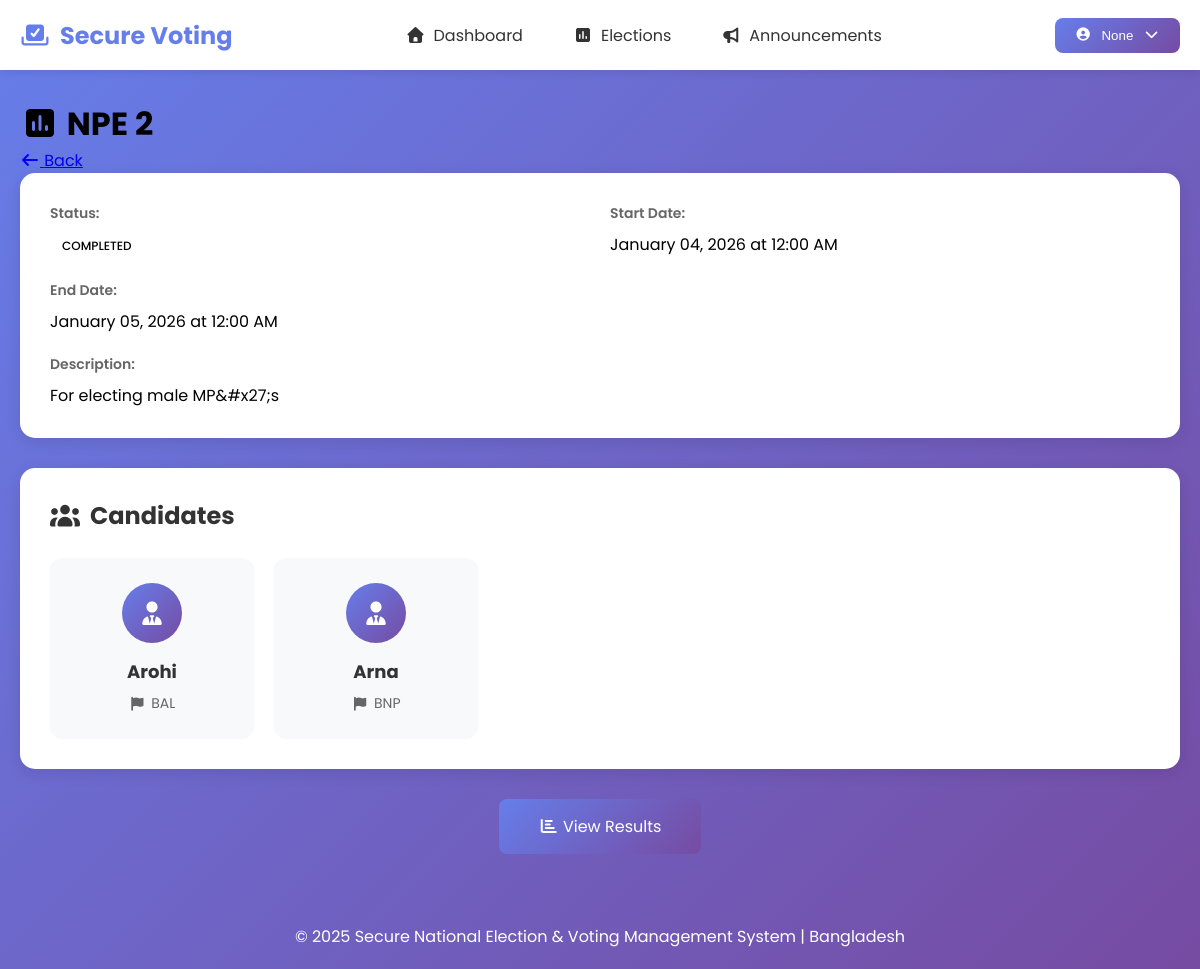
Screenshot of /election/ELECTION_6F59BD708EF3 (signed in) with the database file from the repository.
### tables this page shows
CREATE TABLE elections (
            election_id TEXT PRIMARY KEY,
            title_encrypted TEXT NOT NULL,
            description_encrypted TEXT,
            start_date TEXT NOT NULL,
            end_date TEXT NOT NULL,
            created_by TEXT NOT NULL,
            status TEXT DEFAULT 'upcoming',
            created_at TEXT NOT NULL,
            FOREIGN KEY (created_by) REFERENCES users(user_id)
        );

CREATE TABLE candidates (
            candidate_id TEXT PRIMARY KEY,
            election_id TEXT NOT NULL,
            name_encrypted TEXT NOT NULL,
            party_encrypted TEXT,
            description_encrypted TEXT,
            symbol_encrypted TEXT,
            created_at TEXT NOT NULL,
            FOREIGN KEY (election_id) REFERENCES elections(election_id)
        );

### routes/election_routes.py (the view)
@election_bp.route('/<election_id>')
@require_auth
def view_election(election_id):
    user_id = session.get('user_id')
    election = election_model.get_election(election_id)
    if not election:
        flash('Election not found', 'error')
        return redirect(url_for('election.list_elections'))
    try:
        election['title'] = encryption_middleware.decrypt_data(
            election['title_encrypted'],
            election['created_by']
        ) or "Election"
        if election['description_encrypted']:
            election['description'] = encryption_middleware.decrypt_data(
                election['description_encrypted'],
                election['created_by']
            )
    except:
        election['title'] = "Election"
        election['description'] = ""
    candidates = election_model.get_candidates(election_id)
    for candidate in candidates:
        try:
            candidate['name'] = encryption_middleware.decrypt_data(
                candidate['name_encrypted'],
                election['created_by']
            ) or "Candidate"
            candidate['party'] = encryption_middleware.decrypt_data(
                candidate['party_encrypted'],
                election['created_by']
            ) or ""
        except:
            candidate['name'] = "Candidate"
            candidate['party'] = ""
    return render_template('election/view.html',
                         election=election,
                         candidates=candidates)

### app.py (called while the page is built, shortened)
@app.template_filter('format_date')
def format_date(date_string):
    from datetime import datetime
    try:
        dt = datetime.fromisoformat(date_string)
        return dt.strftime('%B %d, %Y at %I:%M %p')
    except:
        return date_string

@app.context_processor
def inject_user():
    if 'user_id' in session:
        return {
            'current_user': {
                'user_id': session.get('user_id'),
                'username': session.get('username'),
                'role': session.get('role'),
                'is_verified': session.get('is_verified')
            }
        }
    return {'current_user': None}

@app.before_request
def before_request():
    from datetime import timedelta
    from auth.session_manager import SessionManager
    from config import Config
    if request.endpoint and (
        request.endpoint.startswith('static') or
        request.endpoint.startswith('auth.') or
        request.endpoint == 'index' or
        request.endpoint == 'about' or
        request.endpoint == 'contact'
    ):
        return None
    if 'user_id' in session:
        if session.get('remember_me'):
            app.permanent_session_lifetime = timedelta(days=30)
            session.permanent = True
        else:
            app.permanent_session_lifetime = timedelta(seconds=app.config['SESSION_LIFETIME'])
            session.permanent = True
    else:
        app.permanent_session_lifetime = timedelta(seconds=app.config['SESSION_LIFETIME'])

@app.after_request
def after_request(response):
    response.headers['X-Content-Type-Options'] = 'nosniff'
    response.headers['X-Frame-Options'] = 'SAMEORIGIN'
    response.headers['X-XSS-Protection'] = '1; mode=block'
    return response

### crypto/ecc.py (called while the page is built)
    def __eq__(self, other):
        if isinstance(other, Point):
            return self.x == other.x and self.y == other.y and self.curve == other.curve
        return False

    def is_infinity(self):
        return self.x is None and self.y is None

    def scalar_mult(self, k, point):
        if k == 0:
            return self.infinity
        if k < 0:
            k = -k
            point = Point(point.x, -point.y % self.p, self)
        result = self.infinity
        addend = point
        while k:
            if k & 1:
                result = self.point_add(result, addend)
            addend = self.point_add(addend, addend)
            k >>= 1
        return result

### templates/election/view.html (shortened to what this page needs)
{% extends "base.html" %}
{% block content %}
<div class="container">
    <div class="page-header">
        <h1><i class="fas fa-poll"></i> {{ election.title }}</h1>
        <a href="{{ url_for('election.list_elections') }}" class="btn-secondary">
            <i class="fas fa-arrow-left"></i> Back
        </a>
    </div>
    <div class="election-details">
        <div class="detail-card">
            <div class="detail-row">
                <span class="label">Status:</span>
                <span class="badge badge-{{ election.status }}">{{ election.status|upper }}</span>
            </div>
            <div class="detail-row">
                <span class="label">Start Date:</span>
                <span>{{ election.start_date|format_date }}</span>
            </div>
            <div class="detail-row">
                <span class="label">End Date:</span>
                <span>{{ election.end_date|format_date }}</span>
            </div>
            {% if election.description %}
            <div class="detail-row full">
                <span class="label">Description:</span>
                <p>{{ election.description }}</p>
            </div>
            {% endif %}
        </div>
    </div>
    <div class="candidates-section">
        <h2><i class="fas fa-users"></i> Candidates</h2>
        {% if candidates %}
        <div class="candidates-grid">
            {% for candidate in candidates %}
            <div class="candidate-card">
                <div class="candidate-icon">
                    <i class="fas fa-user-tie"></i>
                </div>
                <h3>{{ candidate.name }}</h3>
                {% if candidate.party %}
                <p class="party"><i class="fas fa-flag"></i> {{ candidate.party }}</p>
                {% endif %}
            </div>
            {% endfor %}
        </div>
        {% else %}
        <p class="empty-state">No candidates added yet.</p>
        {% endif %}
    </div>
    {% if election.status == 'completed' %}
    <div class="results-link">
        <a href="{{ url_for('election.view_results', election_id=election.election_id) }}" class="btn-primary btn-lg">
            <i class="fas fa-chart-bar"></i> View Results
        </a>
    </div>
    {% endif %}
</div>
{% endblock %}

### static/css/style.css (style rules this page uses)
* { margin: 0; padding: 0; box-sizing: border-box; }
body { font-family: 'Poppins', sans-serif; background: linear-gradient(135deg, #667eea 0%, #764ba2 100%); min-height: 100vh; }
.btn-primary { padding: 10px 25px; background: linear-gradient(135deg, #667eea, #764ba2); color: white; border: none; border-radius: 8px; cursor: pointer; transition: all 0.3s ease; text-decoration: none; display: inline-block; }
.badge { padding: 5px 12px; border-radius: 20px; font-size: 12px; font-weight: 500; }

### templates/election/view.html (style rules this page uses)
.election-details { background: white; border-radius: 15px; padding: 30px; margin-bottom: 30px; box-shadow: 0 4px 15px rgba(0, 0, 0, 0.1); }
.detail-card { display: grid; grid-template-columns: repeat(2, 1fr); gap: 20px; }
.detail-row { display: flex; flex-direction: column; gap: 8px; }
.detail-row.full { grid-column: 1 / -1; }
.label { font-weight: 600; color: #666; font-size: 14px; }
.candidates-section { background: white; border-radius: 15px; padding: 30px; box-shadow: 0 4px 15px rgba(0, 0, 0, 0.1); }
.candidates-section h2 { margin-bottom: 25px; color: #333; display: flex; align-items: center; gap: 10px; }
.candidates-grid { display: grid; grid-template-columns: repeat(auto-fill, minmax(200px, 1fr)); gap: 20px; }
.candidate-card { background: #f8f9fa; border-radius: 12px; padding: 25px; text-align: center; transition: all 0.3s ease; }
.candidate-icon { width: 60px; height: 60px; background: linear-gradient(135deg, #667eea, #764ba2); border-radius: 50%; display: flex; align-items: center; justify-content: center; margin: 0 auto 15px; color: white; font-size: 24px; }
.candidate-card h3 { font-size: 18px; color: #333; margin-bottom: 8px; }
.party { color: #666; font-size: 14px; display: flex; align-items: center; justify-content: center; gap: 5px; }
.results-link { margin-top: 30px; text-align: center; }
.btn-lg { padding: 15px 40px; font-size: 16px; }

### rows the page displays
elections: status "COMPLETED", start_date "January 04, 2026 at 12:00 AM", end_date "January 05, 2026 at 12:00 AM"
candidates: name "Arohi", party "BAL"
candidates: name "Arna", party "BNP"

### other values shown
{{ current_user.username }} "None"
{{ election.title }} "NPE 2"
{{ election.description }} "For electing male MP&#x27;s"
